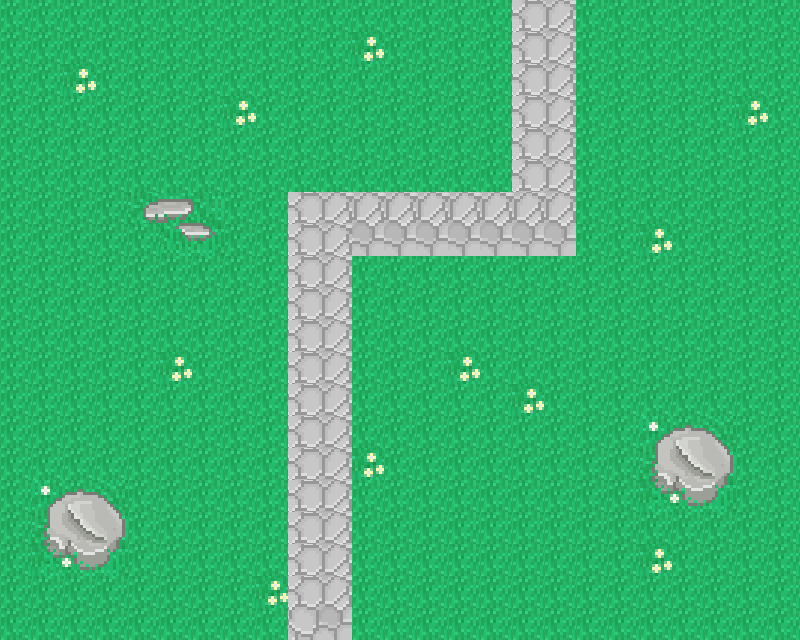

A level layout from a 2D game, rendered from its tile map. Below: a short description, then the map file with its tile-grid data intact:
An orthogonal 25x20 tile map with 32x32 px tiles, 1 tile layer (Tile Layer 1).

<map version="1.0" orientation="orthogonal" width="25" height="20" tilewidth="32" tileheight="32">
 <tileset firstgid="1" name="mainBackground" tilewidth="32" tileheight="32">
  <image source="../imgs/tilesheet.png" width="960" height="4704" />
 </tileset>
 <layer name="Tile Layer 1" width="25" height="20">
  <data encoding="csv">
389,389,389,389,389,389,389,389,389,389,389,389,389,389,389,389,953,954,389,389,389,389,389,389,389,
389,389,389,389,389,389,389,389,389,389,389,358,389,389,389,389,953,954,389,389,389,389,389,389,389,
389,389,358,389,389,389,389,389,389,389,389,389,389,389,389,389,953,954,389,389,389,389,389,389,389,
389,389,389,389,389,389,389,358,389,389,389,389,389,389,389,389,953,954,389,389,389,389,389,358,389,
389,389,389,389,389,389,389,389,389,389,389,389,389,389,389,389,953,954,389,389,389,389,389,389,389,
389,389,389,389,389,389,389,389,389,389,389,389,389,389,389,389,953,954,389,389,389,389,389,389,389,
389,389,389,389,508,509,510,389,389,953,954,954,954,954,954,954,954,954,389,389,389,389,389,389,389,
389,389,389,389,389,539,540,389,389,953,954,984,984,984,984,984,984,984,389,389,358,389,389,389,389,
389,389,389,389,389,389,389,389,389,953,954,389,389,389,389,389,389,389,389,389,389,389,389,389,389,
389,389,389,389,389,389,389,389,389,953,954,389,389,389,389,389,389,389,389,389,389,389,389,389,389,
389,389,389,389,389,389,389,389,389,953,954,389,389,389,389,389,389,389,389,389,389,389,389,389,389,
389,389,389,389,389,358,389,389,389,953,954,389,389,389,358,389,389,389,389,389,389,389,389,389,389,
389,389,389,389,389,389,389,389,389,953,954,389,389,389,389,389,358,389,389,389,389,389,389,389,389,
389,389,389,389,389,389,389,389,389,953,954,389,389,389,389,389,389,389,389,389,565,566,567,389,389,
389,389,389,389,389,389,389,389,389,953,954,358,389,389,389,389,389,389,389,389,595,596,597,389,389,
389,565,566,567,389,389,389,389,389,953,954,389,389,389,389,389,389,389,389,389,625,626,627,389,389,
389,595,596,597,389,389,389,389,389,953,954,389,389,389,389,389,389,389,389,389,389,389,389,389,389,
389,625,626,627,389,389,389,389,389,953,954,389,389,389,389,389,389,389,389,389,358,389,389,389,389,
389,389,389,389,389,389,389,389,358,953,954,389,389,389,389,389,389,389,389,389,389,389,389,389,389,
389,389,389,389,389,389,389,389,389,983,984,389,389,389,389,389,389,389,389,389,389,389,389,389,389
</data>
 </layer>
</map>
